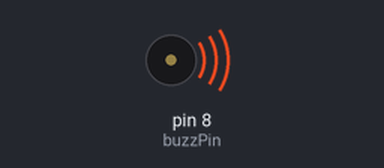
Simulated run of this sketch. Board: Arduino Uno, built with avr-gcc and run on an emulated ATmega328P. Shown: buzzer (waves = sounding).

Above: at 0.5 s.
Timing chart, 0 to 4.6 s (numbered marks = the images above):
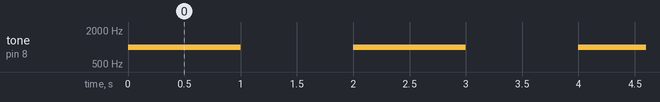

Measured:
- by itself, tone on pin 8 (buzzPin): alternates 1000 Hz for 1.0 s and silent for 1.0 s

The sketch:

buzzer.ino
```cpp
int buzzPin=8;

int frequency=1000; //Specified in Hz
int timeOn=1000; //specified in milliseconds
int timeOff=1000; //specified in millisecods

void setup(){
  Serial.begin(9600);
}
void loop(){

tone(buzzPin, frequency);
delay(timeOn);
noTone(buzzPin);
delay(timeOff);

}
```
